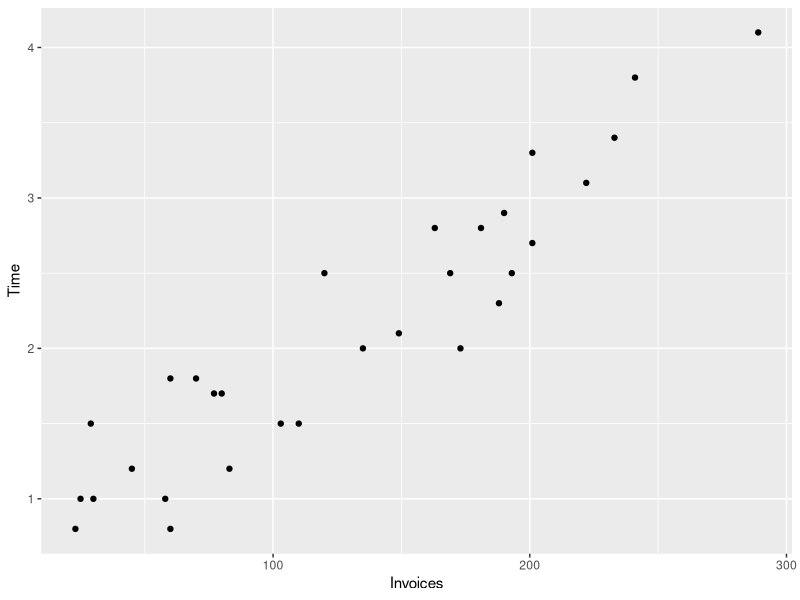

Reproduce this figure in R.
# Assignment 1 - Maxwell Martin - QMST 3334.251 - Spring 2020

invoices <- read.table(file = "invoices.txt", header = TRUE)
head(invoices)
tail(invoices)

# Exercise 1
  library(ggplot2)
  ggplot(data = invoices, aes(x = Invoices, y = Time)) + geom_point()

# Exercise 2
  m1 <- lm(Time ~ Invoices, data = invoices)
  summary(m1)

# Exercise 3

  # a)
    confint(m1)
  
  # b)
    # Using an offset to test for Ho: B1 = 0.01
    m2 <- lm(Time ~ Invoices, data = invoices, offset = (0.01 * Invoices))
    summary(m2) # p-value = 0.126
    
    # Calculating t-value and using pt() to get p-value.
    b1 <- m1$coefficients[2]
    b1
    se.b1 <- summary(m1)$coefficients[4]
    se.b1
    t.value <- (b1 - 0.01)/se.b1
    t.value
    p.value = 2*pt(-abs(t.value), df=dim(invoices)[1]-2)
    p.value # p-value = 0.1257402
    
  # c)
    data_star <- data.frame(Invoices=120)
    predict(object = m1, newdata = data_star, interval = "prediction", level = 0.99)